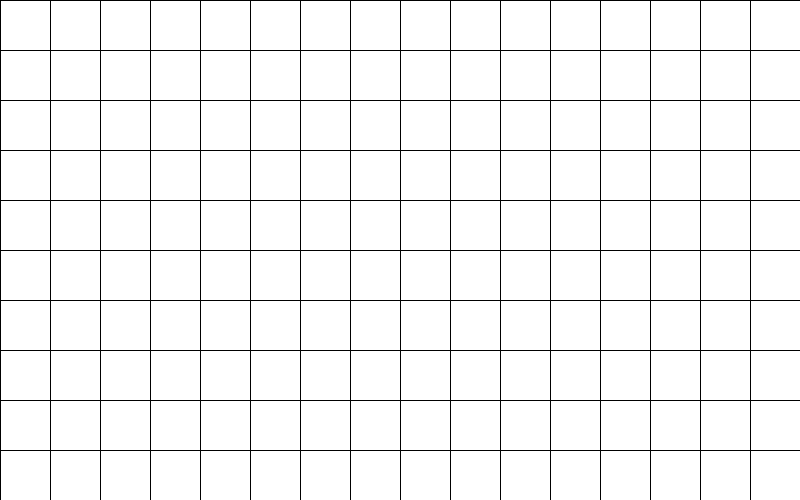
Frame 1 (no input)
Frame 60 (the mouse pressed at the canvas centre just before this capture): identical to frame 1, image omitted
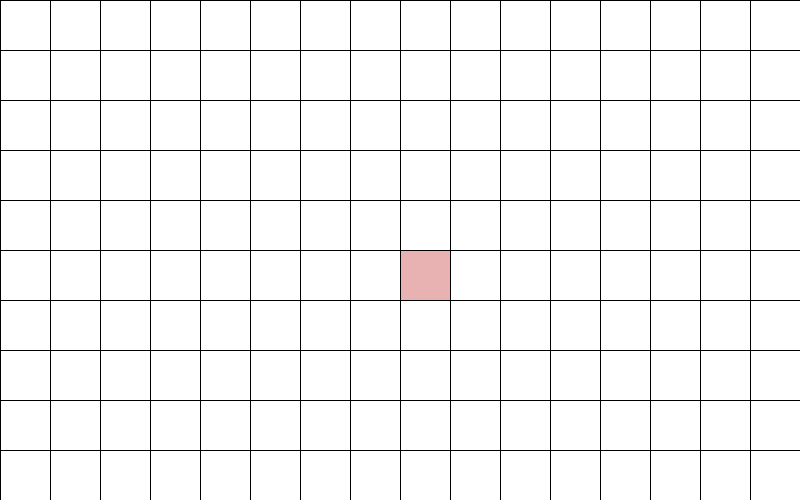
Frame 120 (the mouse held since frame 60 and released just before this capture)

The Processing sketch that drew these frames (run headless with seeded random() and noise(); from frame 60 on, the mouse is pressed at the canvas centre):

// Processing sketch: week06_1
// ── week06_1.pde
//week06-1 好玩的程式設計
//File-Preference偏好設定，字型放大，接續上周的week05-5
int[][]b=new int[10][16];//Java的2D陣列
void setup() {
  size(800, 500);//視窗大小 800x500
}
void draw() {
  background(255);//背景白色
  for (int i=0; i<10; i++) {//左手i的for(迴圈)對應y座標
    for (int j=0; j<16; j++) {//右手j的for(迴圈)對應x座標
      if (b[i][j]==1) fill(#E8B2B2);//如果陣列有1，就放淡粉色
      else fill(255);//否則，就放白色
      rect(j*50, i*50, 50, 50) ;//小格子(右手j對應x座標，左手i對應y座標)
    }
  }
}
void mousePressed() {
  int i=mouseY/50, j=mouseX/50;//左手i對應y座標，右手j對應x座標
  b[i][j]=1;//設成1，等一下會畫紫色
}
